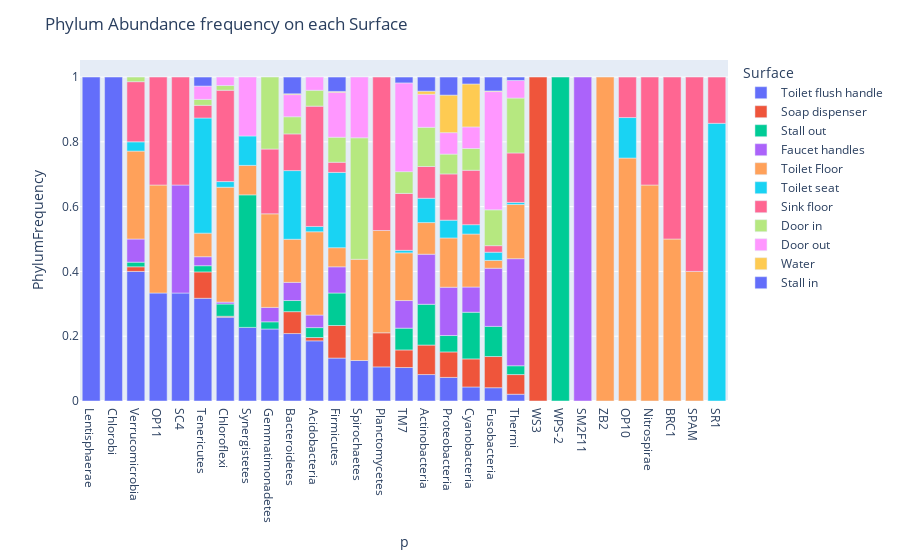

Source (notebook cell):
### Code cell
data['PhylumFrequency'] = data.groupby('p')['Abundance'].apply(apply_calcul_freq)
df_sample_phylum_freq = data.groupby(['p', 'Surface'])['PhylumFrequency'].sum().reset_index().sort_values('PhylumFrequency', ascending=False)
fig = px.bar(df_sample_phylum_freq, x='p', y='PhylumFrequency', color='Surface')
fig.update_layout(title='Phylum Abundance frequency on each Surface')
fig.show()

### Figure 1 — Plotly figure (JSON) as saved in the notebook; plotly's stock layout.template omitted (floating-point values rounded to 4 significant figures)
{"data": [{"alignmentgroup": "True", "hovertemplate": "Surface=Toilet flush handle<br>p=%{x}<br>PhylumFrequency=%{y}<extra></extra>", "legendgroup": "Toilet flush handle", "marker": {"color": "#636efa", "pattern": {"shape": ""}}, "name": "Toilet flush handle", "offsetgroup": "Toilet flush handle", "orientation": "v", "showlegend": true, "textposition": "auto", "type": "bar", "x": ["Lentisphaerae", "Chlorobi", "Verrucomicrobia", "OP11", "SC4", "Tenericutes", "Chloroflexi", "Synergistetes", "Gemmatimonadetes", "Bacteroidetes", "Acidobacteria", "Firmicutes", "Spirochaetes", "Planctomycetes", "TM7", "Actinobacteria", "Proteobacteria", "Cyanobacteria", "Fusobacteria", "Thermi"], "xaxis": "x", "y": [1, 1, 0.4, 0.3333, 0.3333, 0.317, 0.2587, 0.2273, 0.2222, 0.2082, 0.1857, 0.1325, 0.125, 0.1053, 0.1034, 0.08162, 0.07282, 0.04328, 0.04099, 0.02092], "yaxis": "y"}, {"alignmentgroup": "True", "hovertemplate": "Surface=Soap dispenser<br>p=%{x}<br>PhylumFrequency=%{y}<extra></extra>", "legendgroup": "Soap dispenser", "marker": {"color": "#EF553B", "pattern": {"shape": ""}}, "name": "Soap dispenser", "offsetgroup": "Soap dispenser", "orientation": "v", "showlegend": true, "textposition": "auto", "type": "bar", "x": ["WS3", "Planctomycetes", "Firmicutes", "Fusobacteria", "Actinobacteria", "Cyanobacteria", "Tenericutes", "Proteobacteria", "Bacteroidetes", "Thermi", "TM7", "Verrucomicrobia", "Acidobacteria", "Chloroflexi"], "xaxis": "x", "y": [1, 0.1053, 0.1006, 0.09629, 0.09111, 0.08665, 0.08142, 0.07865, 0.06761, 0.06067, 0.05426, 0.01429, 0.0102, 0.002907], "yaxis": "y"}, {"alignmentgroup": "True", "hovertemplate": "Surface=Stall out<br>p=%{x}<br>PhylumFrequency=%{y}<extra></extra>", "legendgroup": "Stall out", "marker": {"color": "#00cc96", "pattern": {"shape": ""}}, "name": "Stall out", "offsetgroup": "Stall out", "orientation": "v", "showlegend": true, "textposition": "auto", "type": "bar", "x": ["WPS-2", "Synergistetes", "Cyanobacteria", "Actinobacteria", "Firmicutes", "Fusobacteria", "TM7", "Proteobacteria", "Chloroflexi", "Bacteroidetes", "Acidobacteria", "Thermi", "Gemmatimonadetes", "Tenericutes", "Verrucomicrobia"], "xaxis": "x", "y": [1, 0.4091, 0.1441, 0.1258, 0.1003, 0.09304, 0.06718, 0.05066, 0.03779, 0.03438, 0.03061, 0.0272, 0.02222, 0.01916, 0.01429], "yaxis": "y"}, {"alignmentgroup": "True", "hovertemplate": "Surface=Faucet handles<br>p=%{x}<br>PhylumFrequency=%{y}<extra></extra>", "legendgroup": "Faucet handles", "marker": {"color": "#ab63fa", "pattern": {"shape": ""}}, "name": "Faucet handles", "offsetgroup": "Faucet handles", "orientation": "v", "showlegend": true, "textposition": "auto", "type": "bar", "x": ["SM2F11", "SC4", "Thermi", "Fusobacteria", "Actinobacteria", "Proteobacteria", "TM7", "Firmicutes", "Cyanobacteria", "Verrucomicrobia", "Bacteroidetes", "Gemmatimonadetes", "Acidobacteria", "Tenericutes", "Chloroflexi"], "xaxis": "x", "y": [1, 0.3333, 0.3305, 0.1796, 0.1545, 0.1491, 0.08527, 0.08083, 0.07779, 0.07143, 0.05604, 0.04444, 0.03878, 0.02778, 0.005814], "yaxis": "y"}, {"alignmentgroup": "True", "hovertemplate": "Surface=Toilet Floor<br>p=%{x}<br>PhylumFrequency=%{y}<extra></extra>", "legendgroup": "Toilet Floor", "marker": {"color": "#FFA15A", "pattern": {"shape": ""}}, "name": "Toilet Floor", "offsetgroup": "Toilet Floor", "orientation": "v", "showlegend": true, "textposition": "auto", "type": "bar", "x": ["ZB2", "OP10", "Nitrospirae", "BRC1", "SPAM", "Chloroflexi", "OP11", "Planctomycetes", "Spirochaetes", "Gemmatimonadetes", "Verrucomicrobia", "Acidobacteria", "Thermi", "Cyanobacteria", "Proteobacteria", "TM7", "Bacteroidetes", "Actinobacteria", "Synergistetes", "Tenericutes", "Firmicutes", "Fusobacteria"], "xaxis": "x", "y": [1, 0.75, 0.6667, 0.5, 0.4, 0.3547, 0.3333, 0.3158, 0.3125, 0.2889, 0.2714, 0.2571, 0.1674, 0.1635, 0.1521, 0.1473, 0.1331, 0.09768, 0.09091, 0.0728, 0.05904, 0.02407], "yaxis": "y"}, {"alignmentgroup": "True", "hovertemplate": "Surface=Toilet seat<br>p=%{x}<br>PhylumFrequency=%{y}<extra></extra>", "legendgroup": "Toilet seat", "marker": {"color": "#19d3f3", "pattern": {"shape": ""}}, "name": "Toilet seat", "offsetgroup": "Toilet seat", "orientation": "v", "showlegend": true, "textposition": "auto", "type": "bar", "x": ["SR1", "Tenericutes", "Firmicutes", "Bacteroidetes", "OP10", "Synergistetes", "Actinobacteria", "Proteobacteria", "Cyanobacteria", "Verrucomicrobia", "Fusobacteria", "Chloroflexi", "Acidobacteria", "TM7", "Thermi"], "xaxis": "x", "y": [0.8571, 0.3554, 0.2324, 0.212, 0.125, 0.09091, 0.07508, 0.05491, 0.02902, 0.02857, 0.02537, 0.01744, 0.01633, 0.007752, 0.006276], "yaxis": "y"}, {"alignmentgroup": "True", "hovertemplate": "Surface=Sink floor<br>p=%{x}<br>PhylumFrequency=%{y}<extra></extra>", "legendgroup": "Sink floor", "marker": {"color": "#FF6692", "pattern": {"shape": ""}}, "name": "Sink floor", "offsetgroup": "Sink floor", "orientation": "v", "showlegend": true, "textposition": "auto", "type": "bar", "x": ["SPAM", "BRC1", "Planctomycetes", "Acidobacteria", "SC4", "Nitrospirae", "OP11", "Chloroflexi", "Gemmatimonadetes", "Verrucomicrobia", "TM7", "Cyanobacteria", "Thermi", "SR1", "Proteobacteria", "OP10", "Bacteroidetes", "Actinobacteria", "Tenericutes", "Firmicutes", "Fusobacteria"], "xaxis": "x", "y": [0.6, 0.5, 0.4737, 0.3714, 0.3333, 0.3333, 0.3333, 0.282, 0.2, 0.1857, 0.1757, 0.168, 0.1527, 0.1429, 0.1427, 0.125, 0.1132, 0.09806, 0.03927, 0.03132, 0.02017], "yaxis": "y"}, {"alignmentgroup": "True", "hovertemplate": "Surface=Door in<br>p=%{x}<br>PhylumFrequency=%{y}<extra></extra>", "legendgroup": "Door in", "marker": {"color": "#B6E880", "pattern": {"shape": ""}}, "name": "Door in", "offsetgroup": "Door in", "orientation": "v", "showlegend": true, "textposition": "auto", "type": "bar", "x": ["Spirochaetes", "Gemmatimonadetes", "Thermi", "Actinobacteria", "Fusobacteria", "Firmicutes", "TM7", "Cyanobacteria", "Proteobacteria", "Bacteroidetes", "Acidobacteria", "Tenericutes", "Chloroflexi", "Verrucomicrobia"], "xaxis": "x", "y": [0.375, 0.2222, 0.1695, 0.1209, 0.1106, 0.07723, 0.06718, 0.06712, 0.06121, 0.05298, 0.04898, 0.0182, 0.01453, 0.01429], "yaxis": "y"}, {"alignmentgroup": "True", "hovertemplate": "Surface=Door out<br>p=%{x}<br>PhylumFrequency=%{y}<extra></extra>", "legendgroup": "Door out", "marker": {"color": "#FF97FF", "pattern": {"shape": ""}}, "name": "Door out", "offsetgroup": "Door out", "orientation": "v", "showlegend": true, "textposition": "auto", "type": "bar", "x": ["Fusobacteria", "TM7", "Spirochaetes", "Synergistetes", "Firmicutes", "Actinobacteria", "Bacteroidetes", "Cyanobacteria", "Proteobacteria", "Thermi", "Tenericutes", "Acidobacteria", "Chloroflexi"], "xaxis": "x", "y": [0.365, 0.2739, 0.1875, 0.1818, 0.1386, 0.102, 0.06839, 0.0666, 0.06625, 0.05439, 0.04119, 0.04082, 0.02616], "yaxis": "y"}, {"alignmentgroup": "True", "hovertemplate": "Surface=Water<br>p=%{x}<br>PhylumFrequency=%{y}<extra></extra>", "legendgroup": "Water", "marker": {"color": "#FECB52", "pattern": {"shape": ""}}, "name": "Water", "offsetgroup": "Water", "orientation": "v", "showlegend": true, "textposition": "auto", "type": "bar", "x": ["Cyanobacteria", "Proteobacteria", "Actinobacteria", "Firmicutes", "Bacteroidetes", "Fusobacteria"], "xaxis": "x", "y": [0.1326, 0.1159, 0.009632, 0.002807, 0.00258, 0.001952], "yaxis": "y"}, {"alignmentgroup": "True", "hovertemplate": "Surface=Stall in<br>p=%{x}<br>PhylumFrequency=%{y}<extra></extra>", "legendgroup": "Stall in", "marker": {"color": "#636efa", "pattern": {"shape": ""}}, "name": "Stall in", "offsetgroup": "Stall in", "orientation": "v", "showlegend": true, "textposition": "auto", "type": "bar", "x": ["Proteobacteria", "Bacteroidetes", "Firmicutes", "Actinobacteria", "Fusobacteria", "Tenericutes", "Cyanobacteria", "TM7", "Thermi"], "xaxis": "x", "y": [0.05574, 0.0516, 0.04438, 0.04357, 0.04294, 0.02778, 0.02135, 0.01809, 0.01046], "yaxis": "y"}], "layout": {"barmode": "relative", "legend": {"title": {"text": "Surface"}, "tracegroupgap": 0}, "margin": {"t": 60}, "title": {"text": "Phylum Abundance frequency on each Surface"}, "xaxis": {"anchor": "y", "domain": [0, 1], "title": {"text": "p"}}, "yaxis": {"anchor": "x", "domain": [0, 1], "title": {"text": "PhylumFrequency"}}}}
